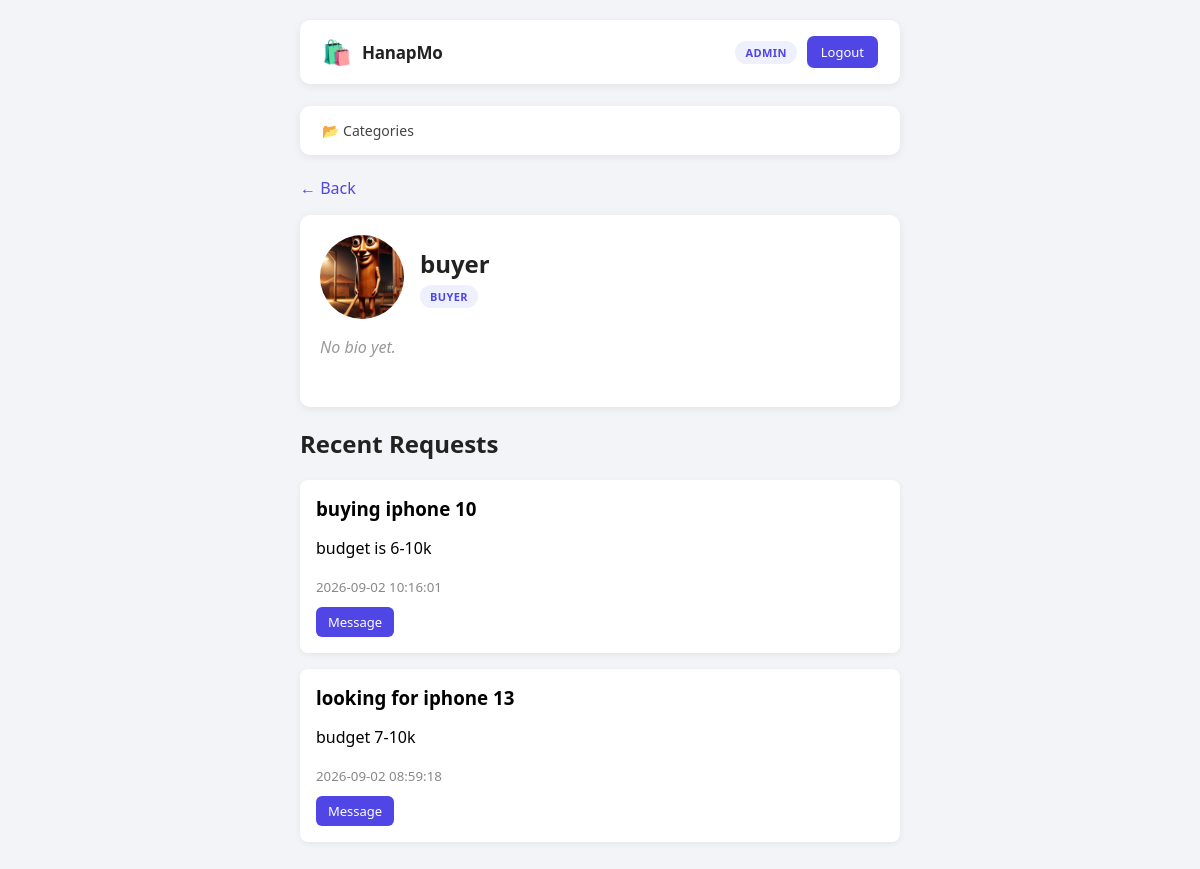
Page /view_profile.php?id=1 (signed in) on the committed database.
### tables this page shows
CREATE TABLE `users` (
  `id` int(11) NOT NULL,
  `username` varchar(50) NOT NULL,
  `password` varchar(255) NOT NULL,
  `role` varchar(20) NOT NULL,
  `avatar` varchar(255) DEFAULT NULL,
  `bio` text DEFAULT NULL,
  `phone` varchar(30) DEFAULT NULL,
  `location` varchar(120) DEFAULT NULL
);

CREATE TABLE `posts` (
  `id` int(11) NOT NULL,
  `buyer_id` int(11) NOT NULL,
  `title` varchar(150) NOT NULL,
  `description` text NOT NULL,
  `created_at` timestamp NOT NULL DEFAULT current_timestamp(),
  `category_id` int(11) DEFAULT NULL
);

### view_profile.php (the view, shortened to what this page needs)
<?php
require "config.php";
require "avatar_helper.php";
$id = (int)($_GET["id"] ?? 0);
$stmt = $pdo->prepare("SELECT * FROM users WHERE id = ?");
$stmt->execute([$id]);
$profileUser = $stmt->fetch(PDO::FETCH_ASSOC);
$isSelf = $profileUser["id"] == $_SESSION["user_id"];
$backLink = $_SESSION["role"] === "buyer" ? "buyer.php" : "seller.php";
$recentPosts = [];
if ($profileUser["role"] === "buyer") {
    $stmt = $pdo->prepare("SELECT * FROM posts WHERE buyer_id = ? ORDER BY created_at DESC LIMIT 5");
    $stmt->execute([$id]);
    $recentPosts = $stmt->fetchAll(PDO::FETCH_ASSOC);
}
?>
<!DOCTYPE html>
<html>
<head>
  <link rel="stylesheet" href="Styles/profile.css">
</head>
<body class="wide">
<div class="page">
  <?php include "header.php"; ?>
  <a href="<?= $backLink ?>">&larr; Back</a>
  <div class="profile-card profile-view">
    <div class="profile-header">
      <?php render_avatar($profileUser["username"], $profileUser["avatar"], 84); ?>
      <div>
        <h2><?= htmlspecialchars($profileUser["username"]) ?></h2>
        <span class="nav-role"><?= htmlspecialchars(ucfirst($profileUser["role"])) ?></span>
      </div>
    </div>
    <?php if (!empty($profileUser["bio"])): ?>
      <p class="profile-bio"><?= nl2br(htmlspecialchars($profileUser["bio"])) ?></p>
    <?php else: ?>
      <p class="profile-bio muted"><em>No bio yet.</em></p>
    <?php endif; ?>
  </div>
  <?php if ($profileUser["role"] === "buyer"): ?>
    <h2>Recent Requests</h2>
    <?php foreach ($recentPosts as $post): ?>
      <div class="post-card">
        <h3><?= htmlspecialchars($post["title"]) ?></h3>
        <p><?= nl2br(htmlspecialchars($post["description"])) ?></p>
        <small><?= $post["created_at"] ?></small>
        <?php if (!$isSelf): ?>
          <div class="post-actions">
            <a class="btn-small" href="chat.php?post_id=<?= $post['id'] ?>&with=<?= $profileUser['id'] ?>">Message</a>
          </div>
        <?php endif; ?>
      </div>
    <?php endforeach; ?>
  <?php endif; ?>
</div>
</body>
</html>

### avatar_helper.php
<?php
function render_avatar($username, $avatarPath, $size = 40) {
    $style = "width:{$size}px;height:{$size}px;";
    if ($avatarPath && file_exists(__DIR__ . "/" . $avatarPath)) {
        echo '<img class="avatar-img" style="' . $style . '" src="' . htmlspecialchars($avatarPath) . '" alt="">';
    } else {
        $initial = strtoupper(substr($username, 0, 1));
        $fontSize = round($size * 0.42);
        echo '<div class="avatar-fallback" style="' . $style . 'font-size:' . $fontSize . 'px;">' . htmlspecialchars($initial) . '</div>';
    }
}

### Styles/profile.css (style rules this page uses)
* { box-sizing: border-box; }
.nav-role { font-size: 11px; font-weight: 600; text-transform: uppercase; letter-spacing: 0.4px; color: #4f46e5; background: #eef0fe; padding: 4px 10px; border-radius: 20px; display: inline-block; }
body.wide { font-family: 'Segoe UI', Arial, sans-serif; align-items: flex-start; background: #f2f4f7; margin: 0; min-height: 100vh; }
.page { width: 100%; max-width: 640px; margin: 0 auto; padding: 20px; }
a { color: #4f46e5; text-decoration: none; }
h2 { color: #222; }
.avatar-img { border-radius: 50%; object-fit: cover; display: block; }
.profile-card { background: #fff; padding: 20px; border-radius: 10px; margin: 16px 0 20px; box-shadow: 0 2px 8px rgba(0,0,0,0.07); text-align: left; }
.btn-small { background: #4f46e5; color: #fff; padding: 6px 12px; border-radius: 6px; font-size: 13px; text-decoration: none; display: inline-block; }
.profile-header { display: flex; align-items: center; gap: 16px; }
.profile-header h2 { margin: 0 0 4px; }
.profile-bio { margin: 16px 0; color: #333; line-height: 1.5; }
.profile-bio.muted { color: #999; }
.post-card { background: #fff; padding: 16px; border-radius: 8px; margin-bottom: 16px; box-shadow: 0 2px 6px rgba(0,0,0,0.06); text-align: left; }
.post-card h3 { margin: 0 0 6px; }
.post-card small { color: #888; }
.post-actions { display: flex; gap: 8px; margin: 10px 0 0; }

### rows in the picture
users: avatar (picture), username "buyer", role "BUYER"
posts: title "buying iphone 10", description "budget is 6-10k", created_at "2026-09-02 10:16:01"
posts: title "looking for iphone 13", description "budget 7-10k", created_at "2026-09-02 08:59:18"

### other values in the picture
$_SESSION["role"] "ADMIN"
